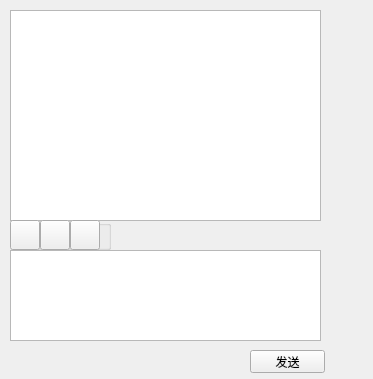
<?xml version="1.0" encoding="UTF-8"?>
<ui version="4.0">
 <class>chatDialog</class>
 <widget class="QWidget" name="chatDialog">
  <property name="geometry">
   <rect>
    <x>0</x>
    <y>0</y>
    <width>373</width>
    <height>379</height>
   </rect>
  </property>
  <property name="minimumSize">
   <size>
    <width>373</width>
    <height>373</height>
   </size>
  </property>
  <property name="windowTitle">
   <string>Form</string>
  </property>
  <widget class="QTextBrowser" name="tb_chat">
   <property name="geometry">
    <rect>
     <x>10</x>
     <y>10</y>
     <width>311</width>
     <height>211</height>
    </rect>
   </property>
  </widget>
  <widget class="QTextEdit" name="te_chat">
   <property name="geometry">
    <rect>
     <x>10</x>
     <y>250</y>
     <width>311</width>
     <height>91</height>
    </rect>
   </property>
  </widget>
  <widget class="QPushButton" name="pb_send">
   <property name="geometry">
    <rect>
     <x>250</x>
     <y>350</y>
     <width>75</width>
     <height>23</height>
    </rect>
   </property>
   <property name="text">
    <string>发送</string>
   </property>
  </widget>
  <widget class="QGroupBox" name="groupBox">
   <property name="geometry">
    <rect>
     <x>10</x>
     <y>220</y>
     <width>101</width>
     <height>30</height>
    </rect>
   </property>
   <property name="sizeIncrement">
    <size>
     <width>0</width>
     <height>0</height>
    </size>
   </property>
   <property name="title">
    <string/>
   </property>
   <widget class="QPushButton" name="pb_tool1">
    <property name="geometry">
     <rect>
      <x>0</x>
      <y>0</y>
      <width>30</width>
      <height>30</height>
     </rect>
    </property>
    <property name="text">
     <string/>
    </property>
   </widget>
   <widget class="QPushButton" name="pb_tool2">
    <property name="geometry">
     <rect>
      <x>30</x>
      <y>0</y>
      <width>30</width>
      <height>30</height>
     </rect>
    </property>
    <property name="text">
     <string/>
    </property>
   </widget>
   <widget class="QPushButton" name="pb_tool3">
    <property name="geometry">
     <rect>
      <x>60</x>
      <y>0</y>
      <width>30</width>
      <height>30</height>
     </rect>
    </property>
    <property name="text">
     <string/>
    </property>
   </widget>
  </widget>
 </widget>
 <resources/>
 <connections/>
</ui>
